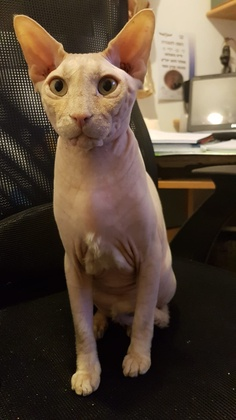
%> input picture bonus 1/my_cat.jpeg, 236 x 420 px, shrunk from 900 x 1600 before the run
$ octave bounes_1.m   (GNU Octave 9; MATLAB toolbox functions it lacks are replaced by stand-ins)
%> lines starting %> are read from the running program, lines starting %| are printed output that depends on the picture
clear all;
clc;
close all;
%% 1. Read an image -any image.
my_cat = imread('my_cat.jpeg');
%> my_cat is the input picture: size 420x236x3 uint8; mean R, G, B 86.3, 69.7, 54.5
whos
imshow(my_cat);
%% 2. Present one of its RGB channels ? I1
%showing Red level
I1 = my_cat(:,:,1);
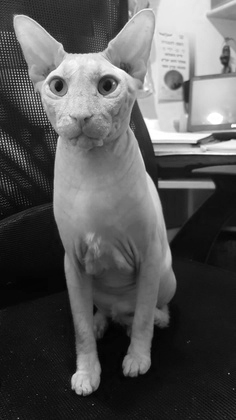
%> I1: size 420x236 uint8; min 0, max 255, mean 86.3
figure(1);
imshow(I1);

%% 3. Permute I1 and present it.
rand_order = randperm(numel(I1));
permI1 = I1(rand_order);
whos
figure(2);
permI1_im = reshape(permI1,size(I1));
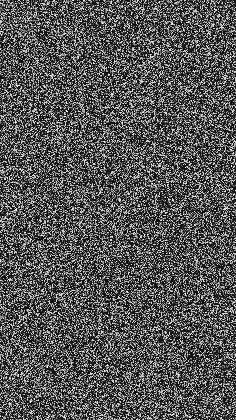
%> permI1_im: size 420x236 uint8; min 0, max 255, mean 86.3; mean of the top-left, top-right, bottom-left and bottom-right quarters 86.7, 86.8, 86.5, 85.2
imshow(permI1_im)

%% 4. Present the histogram of I1.
I1_doub = double(I1);
figure(3);
hist(I1_doub(I1_doub~= 0), 256);
%to get a PDF
P_I1 = prob_norm(I1);
%> in prob_norm, `h = hist(I(I~= 0), 256);`: h = 256 values, max 2677 at index 19, min 0 at index 129, mean 387.2
%> in prob_norm, `PDF = h./len;`: PDF = 256 values, max 0.027 at index 19, min 0 at index 129, mean 0.00391
%> P_I1 has the same summary as PDF in prob_norm

figure(4);
permI1_doub = double(permI1_im);
hist(permI1_doub(permI1_doub~= 0), 256);

%% 5. Calculate its entropy.

J_I1 = -sum(P_I1(P_I1~=0).*log2(P_I1(P_I1~=0)))
%> J_I1 = 7.45
%entropy(I1)
J_permI1 = entropy(permI1_im)
%> J_permI1 = 7.45

%% 6. Calculate the Mutual Information between I1 pixels and their respective left-neighbors.
I1_last = I1(:,end);
%> I1_last = 420 values, max 255 at index 126, min 7 at index 238, mean 78
I1_mid = I1(:,[10:end]);
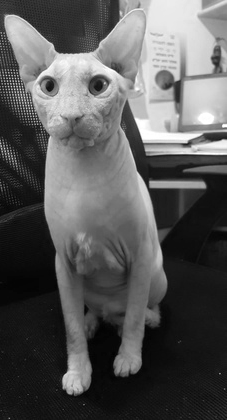
%> I1_mid: size 420x227 uint8; min 0, max 255, mean 88.4
I1_last_mat = cast(ones(1,9),"uint8").* I1_last;
I1L = [I1_mid, I1_last_mat];
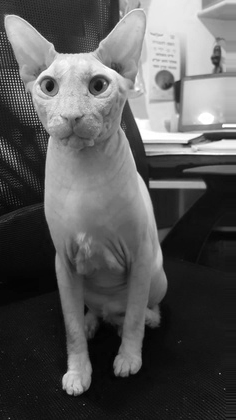
%> I1L: size 420x236 uint8; min 0, max 255, mean 88
imshow(I1L);

P_I1_L = prob_norm(I1L);
%> P_I1_L = 256 values, max 0.0277 at index 21, min 0 at index 129, mean 0.00391
figure;
%> the run ends on the next line
hist = histogram2(double(I1L), double(I1), 256);
% [24 lines not run here, left out]
function mut_sum = mut_info(Mat_p,P1,P2)
%UNTITLED2 Summary of this function goes here
%   Detailed explanation goes here
    n = length(P1);
    mut_sum = 0;
    for k  = 1:n
        for j = 1:n
            if not(Mat_p(k,j) == 0 ||P1(k) == 0||P2(j) == 0)
                mut_sum = mut_sum + Mat_p(k,j)*log2(Mat_p(k,j)/(P1(k)*P2(j)));
            end
        end
    end
end

function PDF = prob_norm(I)
    I = double(I(:));
    h = hist(I(I~= 0), 256);
    len = length(I);
    PDF = h./len;

end

$ run again, with bonus 1/cat.jpg copied over bonus 1/my_cat.jpeg
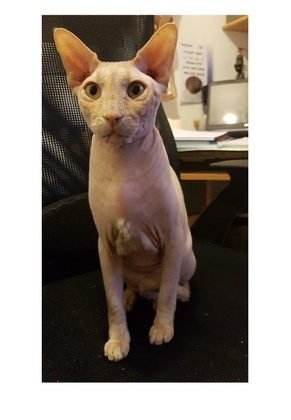
%> input picture bonus 1/cat.jpg, 291 x 420 px, shrunk from 634 x 914 before the run
%> my_cat is the input picture: size 420x291x3 uint8; mean R, G, B 150, 139.7, 130.4
%> `permI1_im = reshape(permI1,size(I1));`:
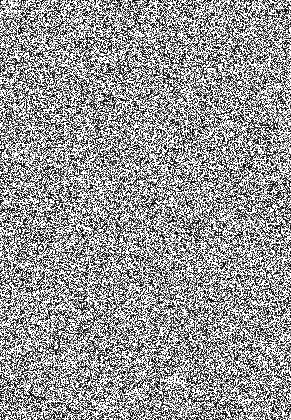
%> permI1_im: size 420x291 uint8; min 0, max 255, mean 150; mean of the top-left, top-right, bottom-left and bottom-right quarters 150.3, 150.2, 150.1, 149.6
%> h = 256 values, max 42720 at index 256, min 0 at index 129, mean 477.4
%> PDF = 256 values, max 0.35 at index 256, min 0 at index 129, mean 0.00391
%> P_I1 has the same summary as PDF in prob_norm
%> J_I1 = 5.8
%> J_permI1 = 5.81
%> I1_last = 420 values from 255 to 255
%> `I1L = [I1_mid, I1_last_mat];`:
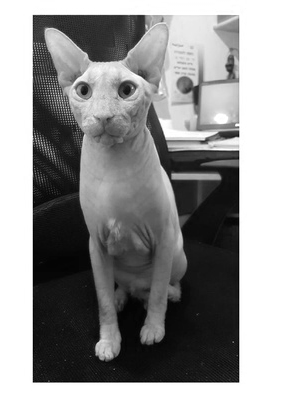
%> I1L: size 420x291 uint8; min 0, max 255, mean 150; mean of the top-left, top-right, bottom-left and bottom-right quarters 147.8, 191.4, 119.3, 141.5
%> P_I1_L has the same summary as PDF in prob_norm
